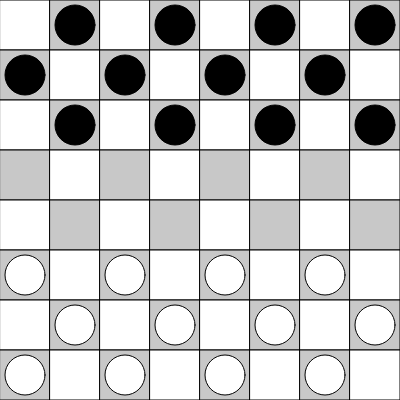
Frame 1 (no input)
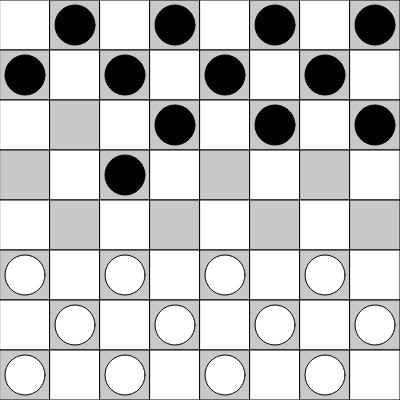
Frame 60 (no input)
Frame 120 (the mouse pressed at the canvas centre since frame 60): identical to frame 60, image omitted

The p5.js sketch that drew these frames (run headless with seeded random() and noise() and a simulated clock; from frame 60 on, the mouse is pressed at the canvas centre):

// p5.js sketch
// ── sketch.js
class Board {
  constructor(turn){
    this.pieces = [];
    this.initialise();
    this.turn = turn;
  }
  initialise() {
    //builds the pieces at the right spot in the beginning
    for (var i = 1; i < 4; i++){
      for (var j = i%2 + 1; j < 9; j += 2) {
        this.pieces.push(new Piece(j+""+i, true));
      }
    }
    for (var i = 6; i < 9; i++){
      for (var j = i%2 + 1; j < 9; j += 2) {
        this.pieces.push(new Piece(j+""+i, false));
      }
    }
  }
  
  build() {
    //builds the back of the board
    var counter = 0
    for (var i = 0; i < 400; i+=50) {
      for (var j = 0; j < 400; j += 50) {
        if (++counter % 2 == 0){
          fill(200,200,200);
        } else  {
          fill(255,255,255);
        }
        if (Math.floor(lastClicked/10)*50 == i + 50 && lastClicked%10*50 == j + 50) { // highlights clicked square
          fill(0,255,0);
        }
        square(i,j,50);
      }
      counter++;
    }
    
    //builds the pieces
    for (var i = 0; i < this.pieces.length; i++) {
      if (this.pieces[i] != undefined)
      this.pieces[i].build();
    }
  }
  
  copy(board) {
    //given a Board object makes a copy
    this.pieces = [];
    for (var i = 0; i < board.pieces.length; i++) {
      if (board.pieces[i] != undefined){
        this.pieces.push(new Piece());
        this.pieces[this.pieces.length-1].loc = board.pieces[i].loc;
        this.pieces[this.pieces.length-1].isKing = board.pieces[i].isKing;
        this.pieces[this.pieces.length-1].isBlack = board.pieces[i].isBlack;
      }
    }
  }
  
  isBound(pos) {
    var posx = Math.floor(pos/10);
    var posy = pos%10;
    return posx <= 8 && posx >= 1 && posy <= 8 && posy >= 0;
  }
  
  move(pos0, pos1) {
    var pieceNum = this.findPiece(pos0);
    if (pieceNum != -1 && this.isBound(pos1)) {
      if (1 == this.turn && this.pieces[pieceNum].isBlack || 0 == this.turn && !this.pieces[pieceNum].isBlack) {
        if (this.isValid(pieceNum, pos1)) {
          this.pieces[pieceNum].loc = pos1;
          this.turn = (this.turn + 1) % 2;
          if (this.pieces[pieceNum].loc % 10 == 8 && this.pieces[pieceNum].isBlack) {
            this.pieces[pieceNum].isKing = true;
          } else if (this.pieces[pieceNum].loc % 10 == 1 && !this.pieces[pieceNum].isBlack) {
            this.pieces[pieceNum].isKing = true;
          }
          return true;
        }
      }
    }
    return false;
  }
  
  findPiece(pos){
    for (var i = 0; i < this.pieces.length; i++) {
      if (this.pieces[i] != undefined) {
        if (this.pieces[i].loc == pos) {
          return i;
        }
      } 
    }
    return -1;
  }
  
  isValid(i,pos){
    var loc = this.pieces[i].loc; // to shorten future code
    var x0 = Math.floor(loc/10);
    var x1 = Math.floor(pos/10);
    var y0 = loc%10;
    var y1 = pos%10;
    if (this.pieces[i].isBlack) {
      if (abs(x1 - x0) == 1 && (y1-y0 == 1 || this.pieces[i].isKing && abs(y1-y0) == 1) && this.findPiece(pos) == -1) {
        return true;
      } else { // this means the player is attacking 
        var enemyPosy = y1 - 1;
        if (y0 > y1 && this.pieces[i].isKing) {
          enemyPosy = y1 + 1;
        }
        var enemyPosx = x1 > x0 ? x0+1:x1+1;
        var enemyPiece = this.findPiece(enemyPosx+""+enemyPosy);
        if (enemyPiece != -1 && !this.pieces[enemyPiece].isBlack) {
          if (abs(x1 - x0) == 2 && (y1-y0 == 2 || this.pieces[i].isKing && abs(y1-y0) == 2) && this.findPiece(pos) == -1) {
            // deletes enemy player
            this.pieces[enemyPiece] = undefined;
            return true;
          }
        }
      }
    } else {
      if (abs(x1 - x0) == 1 && (y1-y0 == -1 || this.pieces[i].isKing && abs(y1-y0) == 1) && this.findPiece(pos) == -1) {
        return true;
      } else {
        var enemyPosy = y1 + 1;
        if (y1 > y0 && this.pieces[i].isKing) {
          enemyPosy = y1 - 1;
        }
        var enemyPosx = x1 > x0 ? x0+1:x1+1;
        var enemyPiece = this.findPiece(enemyPosx+""+enemyPosy);
        if (enemyPiece != -1 && this.pieces[enemyPiece].isBlack) {
          if (abs(x1 - x0) == 2 && (y1-y0 == -2 || this.pieces[i].isKing && abs(y1-y0) == 2) && this.findPiece(pos) == -1) {
            // deletes enemy player
            this.pieces[enemyPiece] = undefined;
            return true;
          }
        }
      }
    }
    return false;
  }
  
  isGameOver(branches) {
    // 0 is no, 1 is white, 2 is black
    if (branches == undefined) {
      branches = posBoards(this, this.turn);    
    }
    if (branches.length == 0) {
      if (this.turn == 0) {
        return 2;
      } else {
        return 1;
      }
    }
    return 0;
  }
  
  rate(branches) {
    // rates the board from black's point of view
    if (this.isGameOver(branches) == 1) {
      return -13;
    } else if (this.isGameOver(branches) == 2) {
      return 13;
    }
    
    var numWhite = 0;
    var numBlack = 0;
    for (var i = 0; i < this.pieces.length; i++) {
      if (this.pieces[i] != undefined){
        if (this.pieces[i].isBlack) {
          numBlack++;
          if (this.pieces[i].isKing) {
            numBlack++;
          }
        } else {
          numWhite++;
          if (this.pieces[i].isKing) {
            numWhite++;
          }
        }
      }
    }
    return numBlack - numWhite;
  }
}

class Piece {
  constructor(loc, black) {
    this.loc = loc;
    this.isBlack = black;
    this.radius = 40;
    this.isKing = false;
  }
  
  build() {
    if (this.isBlack) {
      fill(0,0,0);
    } else {
      fill(255,255,255);
    }
    circle(Math.floor(this.loc/10)*50 - 25, (this.loc%10)*50 - 25, this.radius);
    if (this.isKing) {
      fill(67,67,67);
      circle(Math.floor(this.loc/10)*50 - 25, (this.loc%10)*50 - 25, this.radius/2.5);
    }
  }

}

var board = new Board(1);
function setup() {
  createCanvas(400, 400);
}

var state = 0;
function draw() {
  background(220);
  board.build();
  if (board.turn == 1) {
    coolAI();
    state = board.isGameOver();
  }
  textSize(50);
  fill(255,0,0);
  if (state == 1) {
    text("White Wins", 60, height/2);
  } else if (state == 2) {
    text("Black Wins", 60, height/2);
  }
}

function coolAI() {
  board = minimax(board, false, 8, -13, 13)[1];
}

var lastClicked = "0";
var temp = "";
function mouseClicked() {
  if (board.turn == 0){
    let x = ((mouseX - (mouseX%50))/50) + 1;
    let y = ((mouseY - (mouseY%50))/50) + 1;
    if (lastClicked == 0) {
      lastClicked = x+""+y
    } else {
      board.move(lastClicked, x+""+y);
      lastClicked = "0";
      state = board.isGameOver();
    }
  }
}

function minimax(curBoard, isMin, depth, alpha, beta) {
  var branches = posBoards(curBoard, curBoard.turn);
  var bestBranch = [0, curBoard]; // [rating, board object]
  if (depth == 0 || curBoard.isGameOver(branches)) { 
    if (!isMin) {
      bestBranch[0] = -13;
      for (var i = 0; i < branches.length; i++) {
        var rating = branches[i].rate(branches) - depth/10;
        if (rating > bestBranch[0]) {
          bestBranch[0] = rating;
          bestBranch[1] = branches[i];
        }
      }
    } else {
      bestBranch[0] = 13;
      for (var i = 0; i < branches.length; i++) {
        var rating = branches[i].rate(branches) + depth/10; 
        if (rating < bestBranch[0]) {
          bestBranch[0] = rating;
          bestBranch[1] = branches[i]
        }
      }
    }
  } else {
    if (!isMin){      
      bestBranch[0] = -13;
      for (var i = 0; i < branches.length; i++) {
        var vertex = minimax(branches[i], !isMin, depth-1, alpha, beta);
        if (vertex[0] > bestBranch[0]) {
          bestBranch[0] = vertex[0];
          bestBranch[1] = branches[i];
        }
        if (alpha < vertex[0]) {
          alpha = vertex[0];
        }
        if (beta <= alpha) {
          break;
        }
      }
    } else {
      bestBranch[0] = 13;
      for (var i = 0; i < branches.length; i++) {
        var vertex = minimax(branches[i], !isMin, depth-1, alpha, beta);
        if (vertex[0] < bestBranch[0]) {
          bestBranch[0] = vertex[0];
          bestBranch[1] = branches[i];
        }
        if (beta > vertex[0]) {
          beta = vertex[0];
        }
        if (beta <= alpha) {
          break;
        }
      }
    }
  }
  return bestBranch;
}

function posBoards(state, turn){
  var boards = []
  for (var i = 0; i < state.pieces.length; i++) {
    if (state.pieces[i] != undefined) {
      var loc = state.pieces[i].loc;
      var locx = Math.floor(loc/10);
      var locy = loc%10;
      var newState = new Board(1);
      newState.copy(state);
      
      if (state.pieces[i].isBlack && turn == 1) {
        // checks if the black piece can eat
        if (newState.move(loc, (locx+2)+""+(locy+2))) {
          boards.push(newState);
          var newState = new Board(1);
          newState.copy(state);
        }
        if (newState.move(loc, (locx-2)+""+(locy+2))) {
          boards.push(newState);
          var newState = new Board(1);
          newState.copy(state);
        }
        if (newState.move(loc, (locx+2)+""+(locy-2))) {
          boards.push(newState);
          var newState = new Board(1);
          newState.copy(state);
        }
        if (newState.move(loc, (locx-2)+""+(locy-2))) {
          boards.push(newState);
          var newState = new Board(1);
          newState.copy(state);
        }
        // checks if a black piece can move
        if (newState.move(loc, (locx+1)+""+(locy+1))) {
          boards.push(newState);
          var newState = new Board(1);
          newState.copy(state);
        }
        if (newState.move(loc, (locx-1)+""+(locy+1))) {
          boards.push(newState);
          var newState = new Board(1);
          newState.copy(state);
        }
        if (newState.move(loc, (locx+1)+""+(locy-1))) {
          boards.push(newState);
          var newState = new Board(1);
          newState.copy(state);
        }
        if (newState.move(loc, (locx-1)+""+(locy-1))) {
          boards.push(newState);
          var newState = new Board(1);
          newState.copy(state);
        }
      } else if (!state.pieces[i].isBlack && turn == 0){
        newState.turn = 0;
        // checks if the white piece can eat
        if (newState.move(loc, (locx+2)+""+(locy+2))) {
          boards.push(newState);
          var newState = new Board(1);
          newState.copy(state);
        }
        if (newState.move(loc, (locx-2)+""+(locy+2))) {
          boards.push(newState);
          var newState = new Board(1);
          newState.copy(state);
        }
        if (newState.move(loc, (locx+2)+""+(locy-2))) {
          boards.push(newState);
          var newState = new Board(1);
          newState.copy(state);
        }
        if (newState.move(loc, (locx-2)+""+(locy-2))) {
          boards.push(newState);
          var newState = new Board(1);
          newState.copy(state);
        }
        // checks if a white piece can move
        if (newState.move(loc, (locx+1)+""+(locy+1))) {
          boards.push(newState);
          var newState = new Board(0);
          newState.copy(state);
        }
        if (newState.move(loc, (locx-1)+""+(locy+1))) {
          boards.push(newState);
          var newState = new Board(0);
          newState.copy(state);
        }
        if (newState.move(loc, (locx+1)+""+(locy-1))) {
          boards.push(newState);
          var newState = new Board(0);
          newState.copy(state);
        }
        if (newState.move(loc, (locx-1)+""+(locy-1))) {
          boards.push(newState);
          var newState = new Board(0);
          newState.copy(state);
        }
      }
    }
  }
  return boards
}
